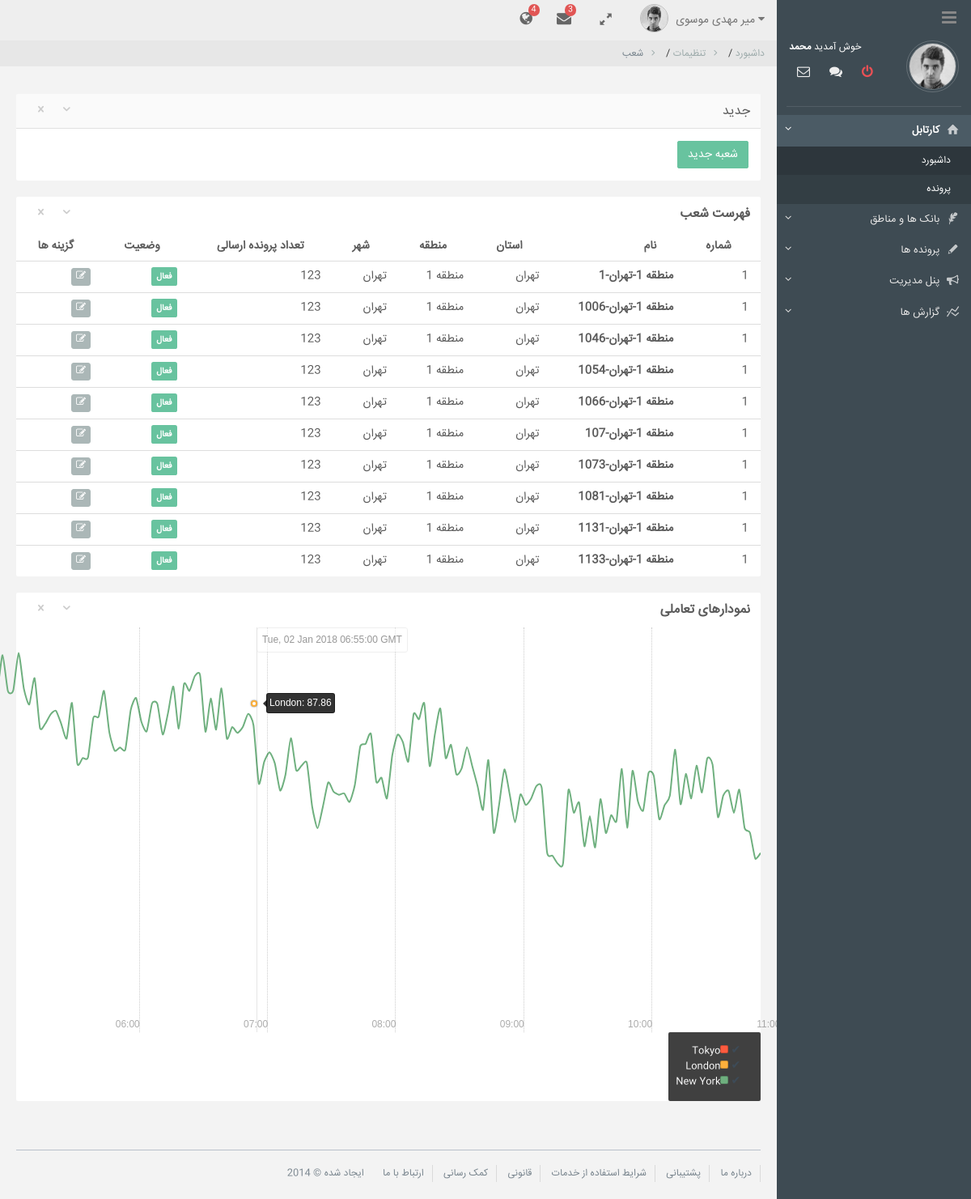
The page /bank/branches/ (signed in) on the database its author committed.
### employee/models.py (models this page shows, shortened)
@python_2_unicode_compatible
class Profile(Base, Human):
    user = models.OneToOneField(User, verbose_name=_('پروفایل'), related_name='profile')
    class Meta:
        verbose_name = _('profile')
        verbose_name_plural = _('profiles')
        db_table = 'profiles'

### bank/models.py (models this page shows)
@python_2_unicode_compatible
class Branch(Base, Location):
    name = models.CharField(_('نام شعبه'), max_length=100)
    code = models.CharField(_('کد شعبه'), max_length=100, null=True)
    area = models.ForeignKey(ManagementAreas, verbose_name=_('سرپرستی'), related_name='branches',
                             on_delete=models.CASCADE)
    city = models.ForeignKey(City, verbose_name=_('شهر'), related_name='areas', on_delete=models.CASCADE)
    postal_code = models.CharField(_('کد شعبه'), max_length=20, default=None, null=True)
    class Meta:
        ordering = ['name']
        verbose_name = _('branch')
        verbose_name_plural = _('branch')
        db_table = 'branches'
    def __str__(self):
        return '{}-{}-{}'.format(self.area, self.city, self.name)

@python_2_unicode_compatible
class ManagementAreas(Base, Location):
    name = models.CharField(_('نام سرپرستی'), max_length=100)
    bank = models.ForeignKey(Bank, verbose_name=_('بانک'), related_name='areas', on_delete=models.CASCADE)
    state = models.ForeignKey(State, verbose_name=_('استان'), related_name='areas_state', on_delete=models.CASCADE)
    status = models.BooleanField(_('وضعیت'), default=True)
    class Meta:
        ordering = ['name']
        verbose_name = _('bank')
        verbose_name_plural = _('banks')
        db_table = 'areas'
    def __str__(self):
        return self.name

### states/models.py (models this page shows)
class City(Base):
    name = models.CharField(_('city name'), max_length=50)
    state = models.ForeignKey(State, verbose_name=_('state'),
                              related_name='cities', default=None)
    class Meta:
        ordering = ['name']
        verbose_name = _('city')
        verbose_name_plural = _('cities')
        db_table = 'cities'
    def __str__(self):
        return self.name

class State(Base):
    name = models.CharField(_('state name'), max_length=50)
    class Meta:
        ordering = ['name']
        verbose_name = _('state')
        verbose_name_plural = _('states')
        db_table = 'states'
    def __str__(self):
        return self.name

### bank/views.py (the view)
class BranchListView(LoginRequiredMixin, ListView):
    login_url = '/employee/login/'
    queryset = Branch.objects.all()
    context_object_name = 'branches'
    paginate_by = 10
    template_name = 'bank/branch/list.html'

### bank/templates/bank/branch/list.html (shortened to what this page needs)
{% extends 'bank/base.html' %}
{% block breadcrumb %}
    <ul class="breadcrumb">
        <li><a href="{% url "main" %}">داشبورد</a> <span class="divider">/</span></li>
        <li><a href="#">تنظیمات</a> <span class="divider">/</span></li>
        <li class="active">شعب</li>
    </ul>
{% endblock %}
{% block content %}
    <ul>
            <div class="row">
                <div class="col-md-12 portlets ui-sortable">
						<div class="widget">
							<div class="widget-header">
								<h2>جدید</h2>
								<div class="additional-btn">
									<a href="#" class="widget-toggle"><i class="icon-down-open-2"></i></a>
									<a href="#" class="widget-close"><i class="icon-cancel-3"></i></a>
								</div>
							</div>
							<div class="widget-content padding" style="display: block;">
								<a href="{% url "bank:new_branch" %}" class="btn btn-success">شعبه جدید</a>
							</div>
						</div>
					</div>
            </div>
            <div class="row">
					<div class="col-md-12">
						<div class="widget">
							<div class="widget-header transparent">
								<h2><strong>فهرست شعب</strong> </h2>
								<div class="additional-btn">
									<a href="#" class="widget-toggle"><i class="icon-down-open-2"></i></a>
									<a href="#" class="widget-close"><i class="icon-cancel-3"></i></a>
								</div>
							</div>
							<div class="widget-content">
								<div class="table-responsive">
									<table data-sortable="" class="table" data-sortable-initialized="true">
										<thead>
											<tr>
												<th>شماره</th>
												<th>نام</th>
												<th>استان</th>
												<th>منطقه</th>
												<th>شهر</th>
												<th data-sortable="false">تعداد پرونده ارسالی</th>
												<th>وضعیت</th>
												<th data-sortable="false">گزینه ها</th>
											</tr>
										</thead>
										<tbody>
                                            {% for branch in branches %}
                                                <tr>
                                                    <td>1</td>
                                                    <td><strong>{{ branch }}</strong></td>
                                                    <td>{{ branch.area.state }}</td>
                                                    <td>{{ branch.area }}</td>
                                                    <td>{{ branch.city }}</td>
                                                    <td>123</td>
                                                    <td><span class="label label-success">فعال</span></td>
                                                    <td>
                                                        <div class="btn-group btn-group-xs">
                                                            <a href="{% url "bank:edit_branch" branch.id %}" data-toggle="tooltip" title="ویرایش" class="btn btn-default"><i class="fa fa-edit"></i></a>
                                                        </div>
                                                    </td>
                                                </tr>
                                            {% endfor %}
										</tbody>
									</table>
								</div>
							</div>
						</div>
					</div>
				</div>
            <div class="row">
					<div class="col-md-12 portlets ui-sortable">
						<div class="widget">
							<div class="widget-header transparent">
								<h2><strong>نمودارهای تعاملی</strong></h2>
								<div class="additional-btn">
									<a href="#" class="widget-toggle"><i class="icon-down-open-2"></i></a>
									<a href="#" class="widget-close"><i class="icon-cancel-3"></i></a>
								</div>
							</div>
							<div class="widget-content">
								<div id="chart-5" class="rickshaw_graph"><div class="detail" style="left: 296.879px;"><div class="x_label left">Tue, 02 Jan 2018 06:55:00 GMT</div><div class="item active left" style="top: 93.2613px;">London:&nbsp;87.86</div><div class="dot active" style="top: 93.2613px; border-color: rgb(252, 176, 60);"></div></div><div class="x_tick plain" style="left: 151.738px;"><div class="title">06:00</div></div><div class="x_tick plain" style="left: 310.074px;"><div class="title">07:00</div></div><div class="x_tick plain" style="left: 468.409px;"><div class="title">08:00</div></div><div class="x_tick plain" style="left: 626.745px;"><div class="title">09:00</div></div><div class="x_tick plain" style="left: 785.081px;"><div class="title">10:00</div></div><div class="x_tick plain" style="left: 943.416px;"><div class="title">11:00</div></div></div>
								<div id="legend_container">
									<div id="legend" class="rickshaw_legend"><ul class="ui-sortable"><li class="line"><a class="action">✔</a><div class="swatch" style="background-color: rgb(252, 91, 63);"></div><span class="label">Tokyo</span></li><li class="line"><a class="action">✔</a><div class="swatch" style="background-color: rgb(252, 176, 60);"></div><span class="label">London</span></li><li class="line"><a class="action">✔</a><div class="swatch" style="background-color: rgb(111, 176, 127);"></div><span class="label">New York</span></li></ul></div>
								</div>
							</div>
						</div>
					</div>
				</div>
    </ul>
{% endblock %}

### bank/templates/bank/base.html (shortened to what this page needs)
{% load staticfiles %}
{% load django_bootstrap_breadcrumbs %}
<!DOCTYPE html>
<html>
    <head>
        <link href="{% static "assets/libs/jqueryui/ui-lightness/jquery-ui-1.10.4.custom.min.css" %}" rel="stylesheet" />
        <link href="{% static "assets/libs/bootstrap/css/bootstrap.min.css" %}" rel="stylesheet" />
        <link href="{% static "assets/libs/font-awesome/css/font-awesome.min.css" %}" rel="stylesheet" />
        <link href="{% static "assets/libs/fontello/css/fontello.css" %}" rel="stylesheet" />
        <link href="{% static "assets/libs/animate-css/animate.min.css" %}" rel="stylesheet" />
        <link href="{% static "assets/libs/nifty-modal/css/component.css" %}" rel="stylesheet" />
        <link href="{% static "assets/libs/magnific-popup/magnific-popup.css" %}" rel="stylesheet" />
        <link href="{% static "assets/libs/ios7-switch/ios7-switch.css" %}" rel="stylesheet" />
        <link href="{% static "assets/libs/pace/pace.css" %}" rel="stylesheet" />
        <link href="{% static "assets/libs/sortable/sortable-theme-bootstrap.css" %}" rel="stylesheet" />
        <link href="{% static "assets/libs/bootstrap-datepicker/css/datepicker.css" %}" rel="stylesheet" />
        <link href="{% static "assets/libs/jquery-icheck/skins/all.css" %}" rel="stylesheet" />
        <link href="{% static "assets/libs/prettify/github.css" %}" rel="stylesheet" />
                <link href="{% static "assets/libs/rickshaw/rickshaw.min.css" %}" rel="stylesheet" type="text/css" />
                <link href="{% static "assets/libs/morrischart/morris.css" %}" rel="stylesheet" type="text/css" />
                <link href="{% static "assets/libs/jquery-jvectormap/css/jquery-jvectormap-1.2.2.css" %}" rel="stylesheet" type="text/css" />
                <link href="{% static "assets/libs/jquery-clock/clock.css" %}" rel="stylesheet" type="text/css" />
                <link href="{% static "assets/libs/bootstrap-calendar/css/bic_calendar.css" %}" rel="stylesheet" type="text/css" />
                <link href="{% static "assets/libs/sortable/sortable-theme-bootstrap.css" %}" rel="stylesheet" type="text/css" />
                <link href="{% static "assets/libs/jquery-weather/simpleweather.css" %}" rel="stylesheet" type="text/css" />
                <link href="{% static "assets/libs/bootstrap-xeditable/css/bootstrap-editable.css" %}" rel="stylesheet" type="text/css" />
                <link href="{% static "assets/css/style.css" %}" rel="stylesheet" type="text/css" />
				<link href="{% static "assets/css/rtl.css" %}" rel="stylesheet" type="text/css" />
        <link href="{% static "assets/css/style-responsive.css" %}" rel="stylesheet" />
        <link href="{% static "assets/libs/jquery-notifyjs/styles/metro/notify-metro.css" %}" rel="stylesheet" type="text/css" />
        <link href="{% static "assets/css/style.css" %}" rel="stylesheet" type="text/css" />
        <link href="{% static "assets/css/rtl.css" %}" rel="stylesheet" type="text/css" />
        <link rel="stylesheet" href="{% static "jalalijscalendar/skins/aqua/theme.css" %}">
    </head>
    <body class="fixed-left">
	<div id="wrapper">
<div class="topbar">
    <div class="topbar-left">
        <button class="button-menu-mobile open-left">
        <i class="fa fa-bars"></i>
        </button>
    </div>
    <div class="navbar navbar-default" role="navigation">
        <div class="container">
            <div class="navbar-collapse2">
                <ul class="nav navbar-nav navbar-right top-navbar">
                    <li class="dropdown iconify hide-phone">
                        <a href="#" class="dropdown-toggle" data-toggle="dropdown"><i class="fa fa-globe"></i><span class="label label-danger absolute">4</span></a>
                    </li>
                    <li class="dropdown iconify hide-phone">
                        <a href="#" class="dropdown-toggle" data-toggle="dropdown"><i class="fa fa-envelope"></i><span class="label label-danger absolute">3</span></a>
                    </li>
                    <li class="dropdown iconify hide-phone"><a href="#" onclick="javascript:toggle_fullscreen()"><i class="icon-resize-full-2"></i></a></li>
                    <li class="dropdown topbar-profile">
                        <a href="#" class="dropdown-toggle" data-toggle="dropdown">
                            <span class="rounded-image topbar-profile-image">
                                <img src="{% static "assets/img/avatar/mohammad2.jpg" %}">
                            </span>
                            {% if user.profile %}
                                {{ user.profile.first_name }} {{ user.profile.last_name }}
                            {%  else %}
                                {{ user.get_username }}
                            {% endif %}<i class="fa fa-caret-down"></i></a>
                    </li>
                </ul>
            </div>
        </div>
    </div>
</div>
        <div class="left side-menu">
            <div class="sidebar-inner slimscrollleft">
                <div class="profile-info">
                    <div class="col-xs-4">
                      <a href="profile.html" class="rounded-image profile-image"><img src="{% static "assets/img/avatar/mohammad2.jpg" %}"></a>
                    </div>
                    <div class="col-xs-8">
                        <div class="profile-text">خوش آمدید <b>محمد</b></div>
                        <div class="profile-buttons">
                          <a href="javascript:;"><i class="fa fa-envelope-o pulse"></i></a>
                          <a href="#connect" class="open-right"><i class="fa fa-comments"></i></a>
                          <a href="javascript:;" title="Sign Out"><i class="fa fa-power-off text-red-1"></i></a>
                        </div>
                    </div>
                </div>
                <div class="clearfix"></div>
                <hr class="divider" />
                <div id="sidebar-menu">
                    <ul>
						<li class='has_sub'>
							<a href='javascript:void(0);'>
								<i class='icon-home-3'></i>
								<span>کارتابل</span>
								<span class="pull-left">
									<i class="fa fa-angle-down"></i>
								</span>
							</a>
							<ul>
								<li>
									<a href="{% url 'main' %}" class='active'>
										<span>داشبورد</span>
									</a>
								</li>
								<li>
									<a href="{% url 'employee:list' %}">
										<span>پرونده</span>
									</a>
								</li>
							</ul>
						</li>
						<li class='has_sub'>
							<a href='javascript:void(0);'>
								<i class='icon-feather'></i>
								<span>بانک ها و مناطق</span>
								<span class="pull-left">
									<i class="fa fa-angle-down"></i>
								</span>
							</a>
						</li>
                        <li class='has_sub'>
							<a href='javascript:void(0);'>
								<i class='icon-pencil-3'></i>
								<span>پرونده ها</span>
								<span class="pull-left">
									<i class="fa fa-angle-down"></i>
								</span>
							</a>
                                </li>
							</ul>
                        <li>
							<a href="/admin/" target="_blank">
								<i class='icon-megaphone'></i>
								<span>پنل مدیریت</span>
								<span class="pull-left">
									<i class="fa fa-angle-down"></i>
								</span>
							</a>
						</li>
                        <li class='has_sub'>
							<a href='javascript:void(0);'>
								<i class='icon-chart-line'></i>
								<span>گزارش ها</span>
								<span class="pull-left">
									<i class="fa fa-angle-down"></i>
								</span>
							</a>
						</li>
                </div>
            <div class="clearfix"></div><br><br><br>
        </div>
        </div>
        <div class="content-page">
            {%  block breadcrumb %}
            {% endblock %}
            <div class="content">
                {%  block content %}
                {% endblock %}
            <footer>
                <div class="footer-links pull-right">
                	<a href="#">درباره ما</a>
                    <a href="#">پشتیبانی</a>
                    <a href="#">شرایط استفاده از خدمات</a>
                    <a href="#">قانونی</a>
                    <a href="#">کمک رسانی</a>
                    <a href="#">ارتباط با ما</a>
                    <a href="#">ایجاد شده &copy; 2014</a>
                </div>
            </footer>
            </div>
        </div>
	</div>
	</body>
</html>

### rows shown on the page
Branch: area+city+name "منطقه 1-تهران-1", area.state "تهران", area "منطقه 1", city "تهران"
Branch: area+city+name "منطقه 1-تهران-1006", area.state "تهران", area "منطقه 1", city "تهران"
Branch: area+city+name "منطقه 1-تهران-1046", area.state "تهران", area "منطقه 1", city "تهران"
Branch: area+city+name "منطقه 1-تهران-1054", area.state "تهران", area "منطقه 1", city "تهران"
Branch: area+city+name "منطقه 1-تهران-1066", area.state "تهران", area "منطقه 1", city "تهران"
Branch: area+city+name "منطقه 1-تهران-107", area.state "تهران", area "منطقه 1", city "تهران"
Branch: area+city+name "منطقه 1-تهران-1073", area.state "تهران", area "منطقه 1", city "تهران"
Branch: area+city+name "منطقه 1-تهران-1081", area.state "تهران", area "منطقه 1", city "تهران"
Branch: area+city+name "منطقه 1-تهران-1131", area.state "تهران", area "منطقه 1", city "تهران"
Branch: area+city+name "منطقه 1-تهران-1133", area.state "تهران", area "منطقه 1", city "تهران"

### other values the page prints
{{ user.profile.first_name }} "میر مهدی"
{{ user.profile.last_name }} "موسوی"
